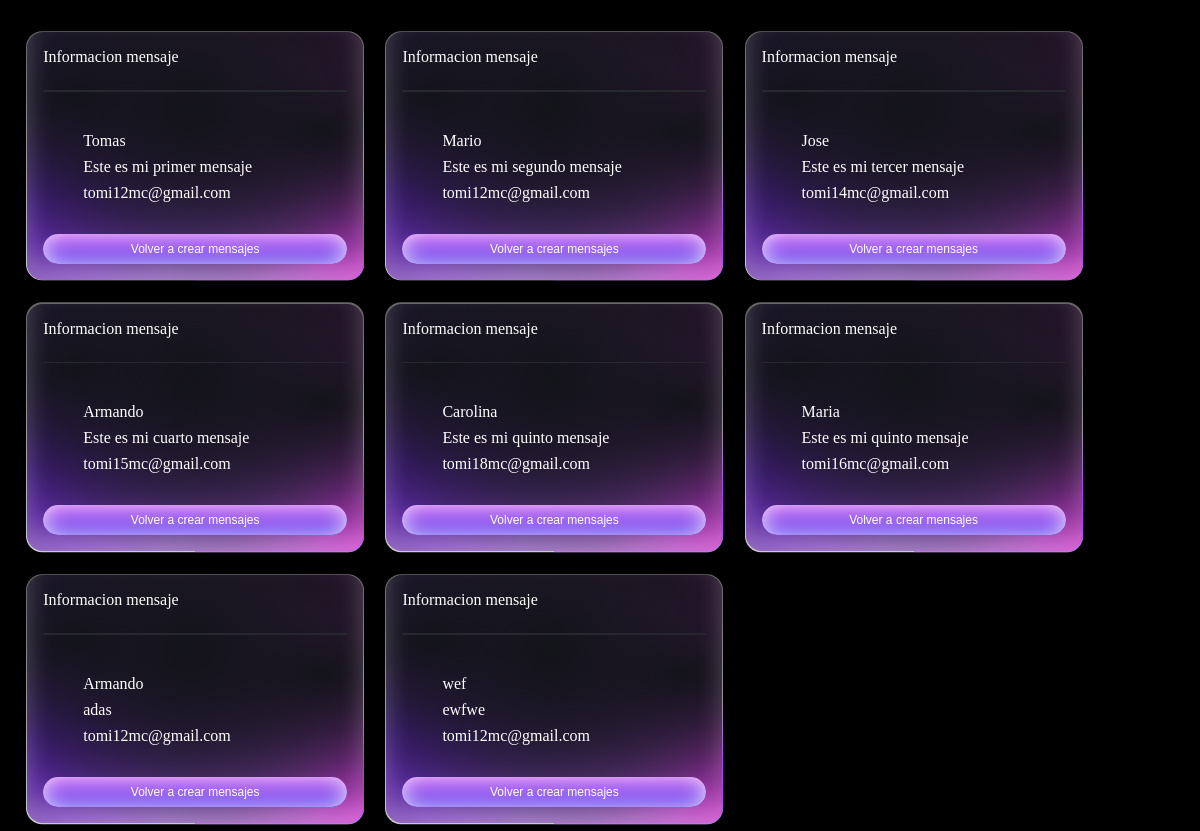
/messages-list, run on the app's committed database.
### message_app/models.py (models this page shows)
class Message(models.Model):
    name = models.CharField(max_length = 20)
    email = models.EmailField()
    message = models.TextField()
    created_at = models.DateField(auto_now_add = True)

### message_app/views.py (the view)
# urls.py: path('messages-list',Get_messages.as_view())
class Get_messages(APIView):
    renderer_classes = [TemplateHTMLRenderer]
    template_name = 'messages.html'
    def get(self,request):
        messages_date = Message.objects.all()
        serializer = MessageSerializer(messages_date)
        return Response({'messages':messages_date})

### message_app/templates/messages.html (shortened to what this page needs)
{% load static %}
<!DOCTYPE html>
<html lang="en">
<head>
    <link rel="stylesheet" href="{% static 'css/style.css' %}">
</head>
<body>
    {% for datos in messages %}
    <div class="card">
        <div class="card__border"></div>
        <div class="card_title__container">
          <span class="card_title">Informacion mensaje</span>
        </div>
        <hr class="line" />
        <ul class="card__list">
            <div class="list_text">{{datos.name}}</div>
            <div class="list_text">{{datos.message}}</div>
            <div class="list_text">{{datos.email}}</div>
        </ul>
        <button class="button"><a href="/">Volver a crear mensajes</a></button>
      </div>
    {% endfor %}
</body>
</html>

### message_app/static/css/style.css (style rules this page uses)
a { text-decoration: none; color: white; }
body { background-color: black; }
.card { --white: hsl(0, 0%, 100%); --black: hsl(240, 15%, 9%); --paragraph: hsl(0, 0%, 83%); --line: hsl(240, 9%, 17%); --primary: hsl(266, 92%, 58%); position: relative; display: inline-flex; flex-direction: column; gap: 1rem; margin-left:1.2rem ; margin-top: 1.5rem; padding: 1rem; width: 19rem; background-color: hsla(240, 15%, 9%, 1); background-image: radial-gradient( at 88% 40%, hsla(240, 15%, 9%, 1) 0px, transparent 85% ), radial-gradient(at 49% 30%, hsla(240, 15%, 9%, 1) 0px, transparent 85%), radial-gradient(at 14% 26%, hsla(240, 15%, 9%, 1) 0px, transparent 85%), radial-gradient(at 0% 64%, hsla(263, 93%, 56%, 1) 0px, transparent 85%), radial-gradient(at 41% 94%, hsla(284, 100%, 84%, 1) 0px, transparent 85%), radial-gradient(at 100% 99%, hsla(306, 100%, 57%, 1) 0px, transparent 85%); border-radius: 1rem; box-shadow: 0px -16px 24px 0px rgba(255, 255, 255, 0.25) inset; }
.list_text { color: white; }
.card .card__border { overflow: hidden; pointer-events: none; position: absolute; z-index: -10; top: 50%; left: 50%; transform: translate(-50%, -50%); width: calc(100% + 2px); height: calc(100% + 2px); background-image: linear-gradient( 0deg, hsl(0, 0%, 100%) -50%, hsl(0, 0%, 40%) 100% ); border-radius: 1rem; }
.card .card__border::before { content: ""; pointer-events: none; position: fixed; z-index: 200; top: 50%; left: 50%; transform: translate(-50%, -50%), rotate(0deg); transform-origin: left; width: 200%; height: 10rem; background-image: linear-gradient( 0deg, hsla(0, 0%, 100%, 0) 0%, hsl(277, 95%, 60%) 40%, hsl(277, 95%, 60%) 60%, hsla(0, 0%, 40%, 0) 100% ); animation: rotate 8s linear infinite; }
.card .card_title__container .card_title { font-size: 1rem; color: var(--white); }
.card .line { width: 100%; height: 0.1rem; background-color: var(--line); border: none; }
.card .card__list { display: flex; flex-direction: column; gap: 0.5rem; }
.card .button { cursor: pointer; padding: 0.5rem; width: 100%; background-image: linear-gradient( 0deg, rgba(94, 58, 238, 1) 0%, rgba(197, 107, 240, 1) 100% ); font-size: 0.75rem; color: var(--white); border: 0; border-radius: 9999px; box-shadow: inset 0 -2px 25px -4px var(--white); }

### data on the page
Message: name "Tomas", message "Este es mi primer mensaje", email "tomi12mc@gmail.com"
Message: name "Mario", message "Este es mi segundo mensaje", email "tomi12mc@gmail.com"
Message: name "Jose", message "Este es mi tercer mensaje", email "tomi14mc@gmail.com"
Message: name "Armando", message "Este es mi cuarto mensaje", email "tomi15mc@gmail.com"
Message: name "Carolina", message "Este es mi quinto mensaje", email "tomi18mc@gmail.com"
Message: name "Maria", message "Este es mi quinto mensaje", email "tomi16mc@gmail.com"
Message: name "Armando", message "adas", email "tomi12mc@gmail.com"
Message: name "wef", message "ewfwe", email "tomi12mc@gmail.com"
